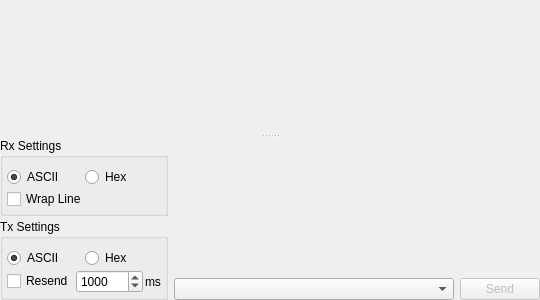
<?xml version="1.0" encoding="UTF-8"?>
<ui version="4.0">
 <class>TextTRView</class>
 <widget class="QWidget" name="TextTRView">
  <property name="geometry">
   <rect>
    <x>0</x>
    <y>0</y>
    <width>540</width>
    <height>300</height>
   </rect>
  </property>
  <layout class="QVBoxLayout" name="verticalLayout_2">
   <property name="leftMargin">
    <number>0</number>
   </property>
   <property name="topMargin">
    <number>0</number>
   </property>
   <property name="rightMargin">
    <number>0</number>
   </property>
   <property name="bottomMargin">
    <number>0</number>
   </property>
   <item>
    <widget class="QSplitter" name="splitter_2">
     <property name="orientation">
      <enum>Qt::Vertical</enum>
     </property>
     <widget class="TextEdit" name="textEditRx" native="true">
      <property name="sizePolicy">
       <sizepolicy hsizetype="Preferred" vsizetype="Expanding">
        <horstretch>0</horstretch>
        <verstretch>1</verstretch>
       </sizepolicy>
      </property>
      <property name="focusPolicy">
       <enum>Qt::ClickFocus</enum>
      </property>
     </widget>
     <widget class="QWidget" name="layoutWidget_5">
      <layout class="QHBoxLayout" name="horizontalLayout_19">
       <item alignment="Qt::AlignBottom">
        <widget class="QWidget" name="widget_5" native="true">
         <property name="sizePolicy">
          <sizepolicy hsizetype="Fixed" vsizetype="Fixed">
           <horstretch>0</horstretch>
           <verstretch>0</verstretch>
          </sizepolicy>
         </property>
         <layout class="QVBoxLayout" name="verticalLayout_16">
          <property name="spacing">
           <number>3</number>
          </property>
          <property name="leftMargin">
           <number>0</number>
          </property>
          <property name="topMargin">
           <number>0</number>
          </property>
          <property name="rightMargin">
           <number>0</number>
          </property>
          <property name="bottomMargin">
           <number>0</number>
          </property>
          <item>
           <widget class="QGroupBox" name="groupBox_9">
            <property name="sizePolicy">
             <sizepolicy hsizetype="Preferred" vsizetype="Fixed">
              <horstretch>0</horstretch>
              <verstretch>0</verstretch>
             </sizepolicy>
            </property>
            <property name="title">
             <string>Rx Settings</string>
            </property>
            <layout class="QVBoxLayout" name="verticalLayout_17">
             <property name="spacing">
              <number>2</number>
             </property>
             <property name="leftMargin">
              <number>4</number>
             </property>
             <property name="rightMargin">
              <number>4</number>
             </property>
             <property name="bottomMargin">
              <number>4</number>
             </property>
             <item>
              <layout class="QHBoxLayout" name="horizontalLayout_20">
               <item>
                <widget class="QRadioButton" name="portReadAscii">
                 <property name="text">
                  <string notr="true">ASCII</string>
                 </property>
                 <property name="checked">
                  <bool>true</bool>
                 </property>
                </widget>
               </item>
               <item>
                <widget class="QRadioButton" name="portReadHex">
                 <property name="text">
                  <string notr="true">Hex</string>
                 </property>
                </widget>
               </item>
              </layout>
             </item>
             <item>
              <widget class="QCheckBox" name="wrapLineBox">
               <property name="enabled">
                <bool>true</bool>
               </property>
               <property name="text">
                <string>Wrap Line</string>
               </property>
              </widget>
             </item>
            </layout>
           </widget>
          </item>
          <item>
           <widget class="QGroupBox" name="groupBox_10">
            <property name="sizePolicy">
             <sizepolicy hsizetype="Preferred" vsizetype="Fixed">
              <horstretch>0</horstretch>
              <verstretch>0</verstretch>
             </sizepolicy>
            </property>
            <property name="title">
             <string>Tx Settings</string>
            </property>
            <layout class="QVBoxLayout" name="verticalLayout_18">
             <property name="spacing">
              <number>2</number>
             </property>
             <property name="leftMargin">
              <number>4</number>
             </property>
             <property name="rightMargin">
              <number>4</number>
             </property>
             <property name="bottomMargin">
              <number>4</number>
             </property>
             <item>
              <layout class="QHBoxLayout" name="horizontalLayout_21">
               <item>
                <widget class="QRadioButton" name="portWriteAscii">
                 <property name="text">
                  <string notr="true">ASCII</string>
                 </property>
                 <property name="checked">
                  <bool>true</bool>
                 </property>
                </widget>
               </item>
               <item>
                <widget class="QRadioButton" name="portWriteHex">
                 <property name="text">
                  <string notr="true">Hex</string>
                 </property>
                </widget>
               </item>
              </layout>
             </item>
             <item>
              <layout class="QHBoxLayout" name="horizontalLayout_22">
               <property name="spacing">
                <number>2</number>
               </property>
               <item>
                <widget class="QCheckBox" name="resendBox">
                 <property name="text">
                  <string>Resend</string>
                 </property>
                </widget>
               </item>
               <item>
                <widget class="QSpinBox" name="resendIntervalBox">
                 <property name="minimum">
                  <number>10</number>
                 </property>
                 <property name="maximum">
                  <number>120000</number>
                 </property>
                 <property name="value">
                  <number>1000</number>
                 </property>
                </widget>
               </item>
               <item>
                <widget class="QLabel" name="label_7">
                 <property name="text">
                  <string>ms</string>
                 </property>
                </widget>
               </item>
              </layout>
             </item>
            </layout>
           </widget>
          </item>
         </layout>
        </widget>
       </item>
       <item>
        <layout class="QGridLayout" name="gridLayout_7">
         <property name="verticalSpacing">
          <number>3</number>
         </property>
         <item row="2" column="1">
          <widget class="QPushButton" name="sendButton">
           <property name="enabled">
            <bool>false</bool>
           </property>
           <property name="sizePolicy">
            <sizepolicy hsizetype="Fixed" vsizetype="Fixed">
             <horstretch>0</horstretch>
             <verstretch>0</verstretch>
            </sizepolicy>
           </property>
           <property name="text">
            <string>Send</string>
           </property>
          </widget>
         </item>
         <item row="2" column="0">
          <widget class="QComboBox" name="historyBox"/>
         </item>
         <item row="0" column="0" colspan="2">
          <widget class="TextEdit" name="textEditTx" native="true">
           <property name="sizePolicy">
            <sizepolicy hsizetype="Preferred" vsizetype="Ignored">
             <horstretch>0</horstretch>
             <verstretch>0</verstretch>
            </sizepolicy>
           </property>
           <property name="focusPolicy">
            <enum>Qt::StrongFocus</enum>
           </property>
          </widget>
         </item>
        </layout>
       </item>
      </layout>
     </widget>
    </widget>
   </item>
  </layout>
 </widget>
 <customwidgets>
  <customwidget>
   <class>TextEdit</class>
   <extends>QWidget</extends>
   <header>src/views/terminal/textedit.h</header>
   <container>1</container>
  </customwidget>
 </customwidgets>
 <tabstops>
  <tabstop>textEditTx</tabstop>
  <tabstop>sendButton</tabstop>
  <tabstop>historyBox</tabstop>
  <tabstop>portReadAscii</tabstop>
  <tabstop>portReadHex</tabstop>
  <tabstop>wrapLineBox</tabstop>
  <tabstop>portWriteAscii</tabstop>
  <tabstop>portWriteHex</tabstop>
  <tabstop>resendBox</tabstop>
  <tabstop>resendIntervalBox</tabstop>
 </tabstops>
 <resources/>
 <connections/>
</ui>
